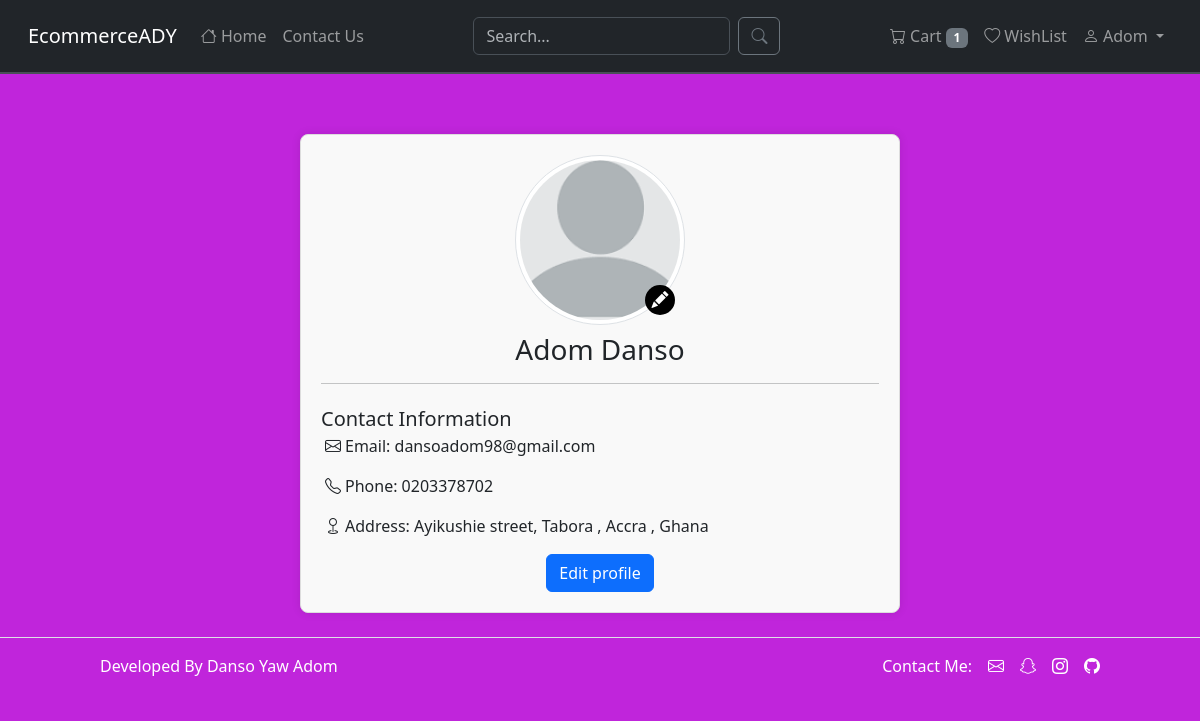
The app's page /profile (signed in) with its own data.
### ecommerce/models.py (models this page shows, shortened)
class User(db.Model, UserMixin):
	id = db.Column(db.Integer, primary_key=True)
	first_name = db.Column(db.String(120), nullable=False)
	last_name = db.Column(db.String(120), nullable=False)
	email = db.Column(db.String(50), unique=True, nullable=False)
	password = db.Column(db.String(120), nullable=False)
	timestamp = db.Column(db.DateTime, default=datetime.utcnow, nullable=False)
	cart = db.relationship('Cart', backref='user', lazy=True)
	wish_list = db.relationship('WishList', backref='user', lazy=True)
	orders = db.relationship('Orders', backref='user', lazy=True)
	role = db.Column(db.String(50), nullable=False, default='normal')
	phone = db.Column(db.String(120), nullable=True)
	address = db.Column(db.String(120), nullable=True)
	address2 = db.Column(db.String(120), nullable=True)
	city = db.Column(db.String(120), nullable=True)
	zip_code = db.Column(db.String(120), nullable=True)
	country = db.Column(db.String(120), nullable=True)

### ecommerce/views.py (the view)
@views.route('/profile')
@login_required
def profile():
    return render_template('views/profile.html')

### ecommerce/__init__.py (called while the page is built)
def create_app():
	app = Flask(__name__)
	config = dotenv_values('.env')
	for key, value in config.items():
		app.config[key] = value
	from .admin import MyAdminIndexView
	db.init_app(app)
	login_manager.init_app(app)
	login_manager.login_view = "auth.login"
	login_manager.login_message = "Please login in to continue"
	login_manager.session_protection = "strong"
	admin_panel.init_app(app, index_view=MyAdminIndexView())
	from .views import views
	from .auth import auth
	from .errors import errors
	app.register_blueprint(views, url_prefix='/')
	app.register_blueprint(errors, url_prefix='/')
	app.register_blueprint(auth, url_prefix='/auth')
	from .models import Product, User, Cart, WishList, Orders
	with app.app_context():
	    db.create_all()
	@login_manager.user_loader
	def load_user(user_id):
	    return User.query.get(user_id)
	return app

### ecommerce/views.py (called while the page is built)
@views.app_context_processor
def base():
	cart_no = 0
	if current_user.is_authenticated:
		cart_items = db.session.execute(db.select(Cart).filter(Cart.user_id == current_user.id)).scalars()
		cart_no = len(list(cart_items))
	return dict(cart_no=cart_no)

### ecommerce/templates/views/profile.html (shortened to what this page needs)
{% extends 'views/base.html' %}
{% block content %}
<div class="container">
    <div class="profile-card mt-5">
        <div class="">
            <div class="container-fluid d-flex justify-content-around">
                <div class="profile-image-container positon-relative">
                    <img src="{{ url_for('static', filename='images/no-image.png') }}" class="img-fluid img-thumbnail profile-image" alt="Profile Picture">
                    <form method="POST">
                        <label for="fileInput" class="file-label">
                            <i class="bi bi-pencil-fill"></i>
                        </label>
                    </form>
                </div>
            </div>
            <div class="d-block text-wrap">
                <h3 class="mt-2">{{ current_user.first_name }}{% if current_user.last_name %} {{ current_user.last_name }} {% endif %} </h3>
            </div>
        </div>
        <hr>
        <div class="profile-details text-start">
            <span class="fs-5 fw-medium">Contact Information</span>
            <p><i class="bi bi-envelope mx-1"></i><span>Email: </span><span class="fw-light">{{ current_user.email }}</span></p>
            <p>
                <i class="bi bi-telephone mx-1"></i><span>Phone: </span>
                <span class="fw-light">
                    {% if current_user.phone %}
                        {{ current_user.phone }}
                    {% else %}
                        None
                    {% endif %}
                </span>
            </p>
            <p>
                <i class="bi bi-geo mx-1"></i><span>Address: </span>
                <span class="fw-light">
                    {% if current_user.address %}
                        {{ current_user.address }},
                    {% else %}
                        Address not specified
                    {% endif %}
                    {% if current_user.city %}
                        {{ current_user.city }},
                    {% endif %}
                    {% if current_user.country %}
                        {{ current_user.country }}
                    {% endif %}
                </span>
            </p>
        </div>
        <div>
            <a href="{{ url_for('views.edit_profile') }}" class="btn btn-primary">
                Edit profile
            </a>
        </div>
    </div>
</div>
{% endblock content %}

### ecommerce/templates/views/_navbar.html (shortened to what this page needs)
<div class="navbar navbar-expand-md navbar-dark bg-dark fixed-top p-3 border-bottom border-2">
  <div class="container-fluid">
    <a class="navbar-brand" href="{{ url_for('views.home') }}">EcommerceADY</a>
    <div class="collapse navbar-collapse" id="navbarSupportedContent">
      <ul class="navbar-nav me-auto mb-2 mb-lg-0">
        <li class="nav-item">
          <a class="nav-link" href="{{ url_for('views.home') }}">
            <i class="bi bi-house"></i> Home
          </a>
        </li>
        <li class="nav-item">
          <a class="nav-link" href="#">
            Contact Us
          </a>
        </li>
      </ul>
      <form class="d-flex" method="POST" action="{{ url_for('views.search') }}">
        <input class="form-control me-2" type="text" name="search" placeholder="Search..." aria-label="Search">
        <button class="btn btn-outline-secondary" type="submit">
          <i class="bi bi-search"></i>
        </button>
      </form>
      <ul class="navbar-nav ms-auto mb-2 mb-lg-0">
        {% if current_user.is_authenticated %}
        <li class="nav-item">
          <a class="nav-link" href="{{ url_for('views.cart') }}">
            <i class="bi bi-cart"></i> Cart
            {% if cart_no > 0 %}
            <span class="badge bg-secondary">{{ cart_no }}</span>
            {% endif %}
          </a>
        </li>
        <li class="nav-item">
          <a class="nav-link" href="{{ url_for('views.wishlist') }}">
            <i class="bi bi-heart"></i> WishList
          </a>
        </li>
        <li class="nav-item dropdown">
          <a class="nav-link dropdown-toggle" href="#" id="navbarDropdown" role="button" data-bs-toggle="dropdown" aria-expanded="false">
            <i class="bi bi-person"></i> {{current_user.first_name}}
          </a>
        </li>
        {% endif %}
      </ul>
    </div>
  </div>
</div>

### ecommerce/static/css/base.css (style rules this page uses)
body { background: #c025db; font-family: 'Segoe UI', Tahoma, Geneva, Verdana, sans-serif; }
.container { text-align: center; }
.profile-card { max-width: 600px; margin: 0 auto; padding: 20px; background-color: #f9f9f9; border: 1px solid #ddd; border-radius: 8px; box-shadow: 0 0 10px rgba(0,0,0,0.1); }
.profile-details { margin-top: 20px; }
.profile-image-container { position: relative; width: 170px; height: 170px; border-radius: 50%; }
.profile-image { width: 100%; height: 100%; border-radius: 50%; object-fit: cover; }
.file-label { position: absolute; bottom: 0; right: 0; width: 30px; height: 30px; padding-top: 2px; border-radius: 50%; font-size: 17px; text-align: center; color: white; background: black; cursor: pointer; margin: 10px; }

### records on screen
User: first_name "Adom", last_name "Danso", email "dansoadom98@gmail.com", phone "0203378702", address "Ayikushie street, Tabora", city "Accra", country "Ghana"

### other values on screen
{{ cart_no }} "1"
